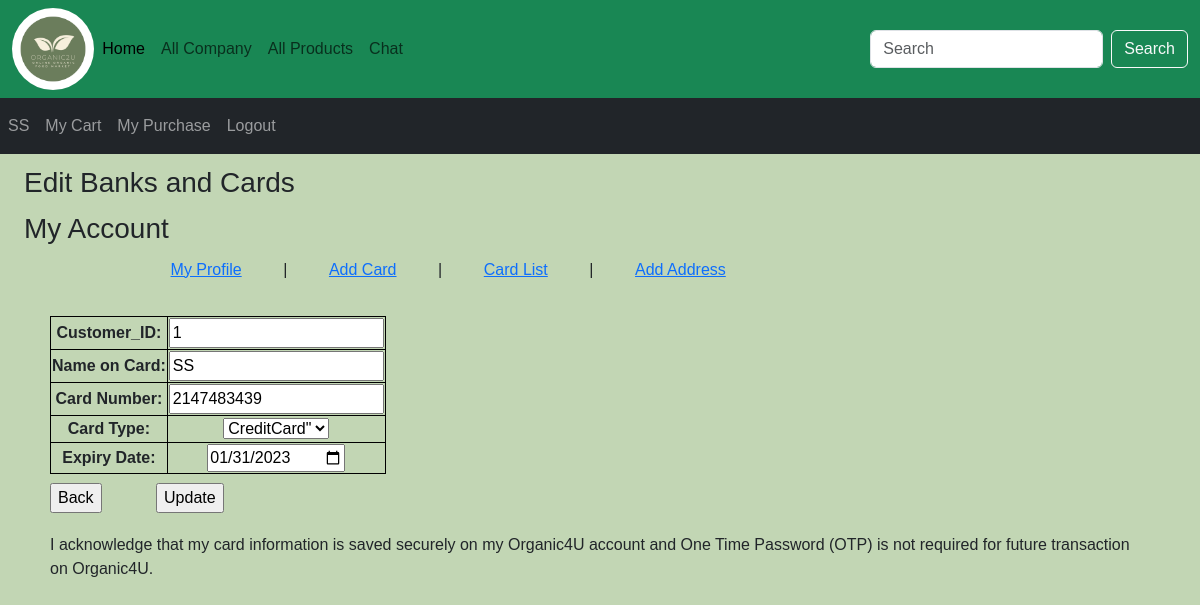
Screenshot of /Cust Edit Card.php?cardID=1 (signed in) with the database file from the repository.
### tables this page shows
CREATE TABLE `card` (
  `Card_ID` int(8) NOT NULL,
  `Customer_ID` int(8) NOT NULL,
  `Name_on_Card` varchar(150) NOT NULL,
  `Card_Number` int(16) NOT NULL,
  `Card_Type` varchar(50) NOT NULL,
  `Expiry_Date` date NOT NULL
);

### Cust Edit Card.php (the view, shortened to what this page needs)
<?php
include 'Header.php';
$cardID=$_GET['cardID'];
?>
<!DOCTYPE html>
<html lang="en">
<head>
</head>
<body>
        <div id="EditBanksandCards">
            <h3 class="title">Edit Banks and Cards</h3>
            <?php
                $query = "SELECT * FROM card WHERE Card_ID='$cardID'";
                $result = mysqli_query($connection, $query);
                $row = mysqli_fetch_assoc($result);
                $count = mysqli_num_rows($result);
                if ($count ==1){
            ?>
            <div id="header">
                <h3 class="title">My Account</h3>
                <div id="bar">
                    <ul>
                        <li><a href="My Account.php">My Profile</a></li>
                        <li> | </li>
                        <li><a href="Cust Add Card.php">Add Card</a></li>
                        <li> | </li>
                        <li><a href="Cust Card List.php">Card List</a></li>
                        <li> | </li>
                        <li><a href="Cust Add Address.php">Add Address</a></li>
                    </ul>
                </div>
            </div>
                <br>
            <form action="#" method="POST">
                <table>
                    <tr>
                        <th>Customer_ID: </th>
                        <th>
                        <input type="number" name="CustomerID" value="<?php echo $_SESSION['CustID']; ?>">
                        </th>
                    </tr>
                    <tr>
                        <th>Name on Card: </th>
                        <th>
                        <input type="text" name="NameonCard" value="<?php echo $row['Name_on_Card']; ?>">
                        </th>
                    </tr>
                    <tr>
                        <th>Card Number: </th>
                        <th>
                        <input type="number" name="CardNumber" value="<?php echo $row['Card_Number']; ?>">
                        </th>
                    </tr>
                    <tr>
                        <th>Card Type: </th>
                        <th>
                            <select name="CardType">
                                    <option value="<?php echo $row['Card_Type']; ?>"><?php echo $row['Card_Type']; ?>"</option>
                        </th>
                    </tr>
                    <tr>
                        <th>Expiry Date: </th>
                        <th>
                            <input type="date" name="ExpDate" value="<?php echo $row['Expiry_Date']; ?>">
                        </th>
                    </tr>
                        </table>
                    <input type="button" value="Back" id="btn" onclick="history.go(-1)">
                    <input type="submit" value="Update" name="btnUpdate">
            </form>
            <p>I acknowledge that my card information is saved securely on my Organic4U account and One Time Password (OTP) is not required for future transaction on Organic4U.</p>
        </div>
                <?php
                    }
                    else{
                        echo 'Record Not Found';
                    }
                ?>
</body>
</html>

### Cust Edit Card.php (style rules this page uses)
Body { font-family: Calibri, Helvetica, sans-serif; background-color: #c2d6b4; }
#header { background-color: rgba(0,0,0,0); height: 80px; }
#bar { margin: 0% 8%; padding: 0% 2%; }
#bar ul li { display: inline-block; padding: 0% 2%; font-family: 'Franklin Gothic Medium', 'Arial Narrow', Arial, sans-serif; }
.title { margin: 1% 2%; }
#EditBanksandCards { height: 300px; margin: 10px 0px; }
#EditBanksandCards table { margin: 0px 50px; }
#EditBanksandCards table tr th { text-align: center; border: 1px solid black; border-collapse: collapse; }
#btn, #EditBanksandCards p { margin: 10px 50px; }

### rows the page displays
card: NameonCard "SS", CardNumber "2147483439", CardType "CreditCard\"", ExpDate "01/31/2023"

### other values shown
$_SESSION['CustName'] "SS"
